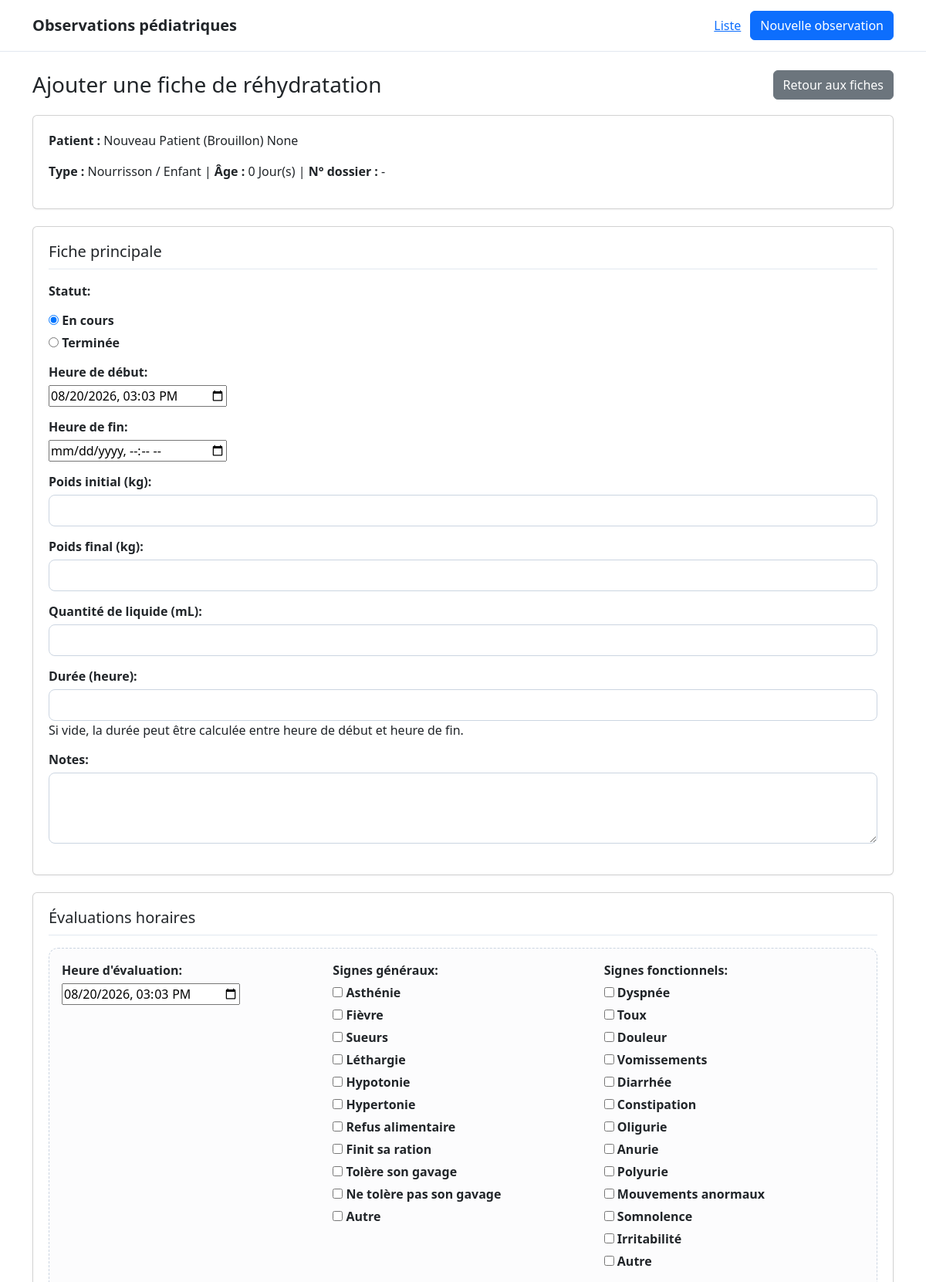
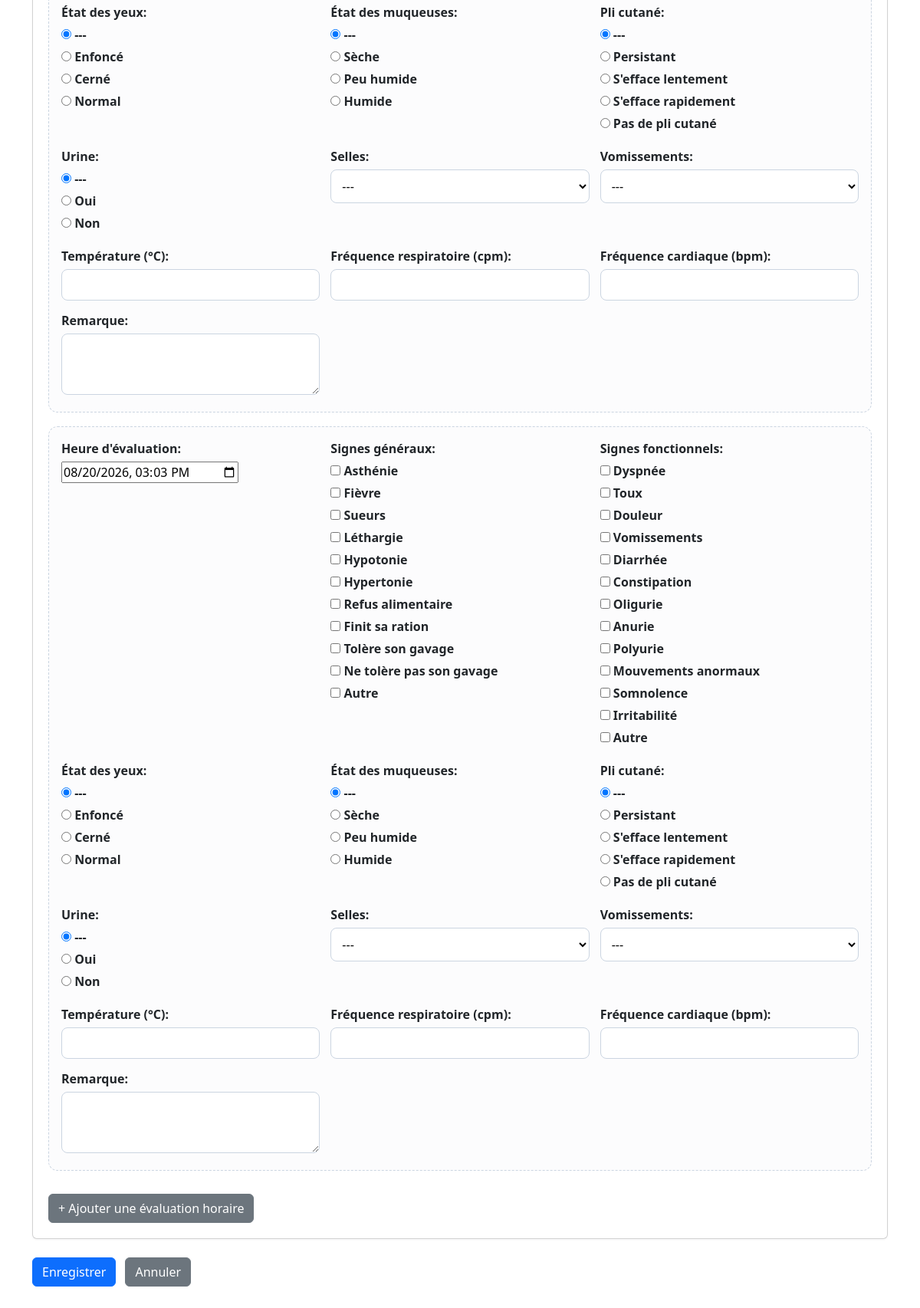
/observations/6/rehydratation/ajouter/, run on the app's committed database (2 pictures, top to bottom).
### patient/models.py (models this page shows, shortened)
class ObservationMedicale(models.Model):
    type_observation = models.CharField(
        max_length=10,
        choices=C.TYPE_OBSERVATION_CHOICES,
        verbose_name="Type d'observation",
    )
    nom = models.CharField(
        max_length=255,
        verbose_name="Nom",
    )
    prenoms = models.CharField(
        max_length=255, blank=True, null=True,
        verbose_name="Prénom(s)",
    )
    sexe = models.CharField(
        max_length=1,
        choices=C.SEXE_CHOICES,
        verbose_name="Sexe",
    )
    age_valeur = models.PositiveIntegerField(
        verbose_name="Âge",
    )
    age_unite = models.CharField(
        max_length=10,
        choices=C.AGE_UNITE_CHOICES,
        verbose_name="Unité d'âge",
    )
    date_naissance = models.DateField(
        null=True,
        blank=True,
        verbose_name="Date de naissance",
    )
    adresse = models.TextField(
        null=True,
        blank=True,
        verbose_name="Adresse",
    )
    telephone = models.CharField(
        max_length=50,
        null=True,
        blank=True,
        verbose_name="Contact",
    )
    lit = models.CharField(
        max_length=30,
        null=True,
        blank=True,
        verbose_name="Lit n°",
    )
    date_admission = models.DateField(
        null=True,
        blank=True,
        verbose_name="Date d'entrée / admission",
    )
    motif_admission = models.TextField(
        null=True,
        blank=True,
        verbose_name="Motif d'entrée / admission",
    )
    diagnostic_retenu = models.TextField(
        null=True,
        blank=True,
        verbose_name="Diagnostic retenu",
    )
    created_at = models.DateTimeField(auto_now_add=True)
    updated_at = models.DateTimeField(auto_now=True)
    class Meta:
        verbose_name = "Observation médicale"
        verbose_name_plural = "Observations médicales"
        ordering = ["-created_at"]
    @property
    def age_display(self):
        return f"{self.age_valeur} {self.get_age_unite_display()}"

### patient/views.py (the view)
@require_http_methods(["GET", "POST"])
def fiche_rehydratation_create(request, observation_pk):
    observation = get_object_or_404(ObservationMedicale, pk=observation_pk)
    if request.method == "POST":
        form = FicheRehydratationForm(request.POST)
        if form.is_valid():
            fiche = form.save(commit=False)
            fiche.observation = observation
            formset = EvaluationHoraireRehydratationFormSet(
                request.POST,
                instance=fiche,
                prefix="evaluations",
            )
            if formset.is_valid():
                fiche.save()
                formset.save()
                messages.success(
                    request,
                    "La fiche de réhydratation a été enregistrée.",
                )
                return redirect(
                    reverse(
                        "patient:fiche_rehydratation_list",
                        kwargs={"observation_pk": observation.pk},
                    )
                )
            messages.error(
                request,
                "Le formulaire principal est valide, mais les évaluations horaires contiennent des erreurs.",
            )
        else:
            formset = EvaluationHoraireRehydratationFormSet(
                request.POST,
                instance=FicheRehydratation(observation=observation),
                prefix="evaluations",
            )
            messages.error(
                request,
                "Le formulaire de réhydratation contient des erreurs.",
            )
    else:
        form = FicheRehydratationForm()
        formset = EvaluationHoraireRehydratationFormSet(
            instance=FicheRehydratation(observation=observation),
            prefix="evaluations",
        )
    context = {
        "observation": observation,
        "form": form,
        "formset": formset,
        "title": "Ajouter une fiche de réhydratation",
    }
    return render(request, "patient/fiche_rehydratation_form.html", context)

### patient/templates/patient/fiche_rehydratation_form.html (shortened to what this page needs)
{% extends "patient/base.html" %}
{% block content %}
    <div class="page-header">
        <h1>{{ title }}</h1>
        <a href="{% url 'patient:fiche_rehydratation_list' observation.pk %}" class="btn btn-secondary">
            Retour aux fiches
        </a>
    </div>
    <div class="card">
        <p>
            <strong>Patient :</strong>
            {{ observation.nom }} {{ observation.prenoms }}
        </p>
        <p>
            <strong>Type :</strong>
            {{ observation.get_type_observation_display }}
            |
            <strong>Âge :</strong>
            {{ observation.age_display }}
            |
            <strong>N° dossier :</strong>
            {{ observation.numero_dossier|default:"-" }}
        </p>
    </div>
    <form method="post" novalidate id="rehydratation-form">
        <div class="card">
            <h2>Fiche principale</h2>
            <div class="form-grid">
                {{ form.as_p }}
            </div>
        </div>
        <div class="card">
            <h2>Évaluations horaires</h2>
            <div id="evaluations-container">
                {% for eval_form in formset %}
                    <div class="formset-item">
                        <div class="eval-grid">
                            {% for field in eval_form.visible_fields %}
                                {% if field.name != "DELETE" %}
                                    <div class="eval-field">
                                        {{ field.label_tag }}
                                        {{ field }}
                                    </div>
                                {% endif %}
                            {% endfor %}
                        </div>
                    </div>
                {% endfor %}
            </div>
            <div class="formset-actions">
                <button type="button" class="btn btn-secondary" id="add-evaluation">
                    + Ajouter une évaluation horaire
                </button>
            </div>
        </div>
        <div class="actions">
            <button type="submit" class="btn btn-primary">
                Enregistrer
            </button>
            <a href="{% url 'patient:fiche_rehydratation_list' observation.pk %}" class="btn btn-secondary">
                Annuler
            </a>
        </div>
    </form>
{% endblock %}

### patient/templates/patient/base.html (style rules this page uses)
:root { --primary: #2563eb; --primary-dark: #1d4ed8; --secondary: #64748b; --danger: #dc2626; --success: #16a34a; --warning: #d97706; --info: #0891b2; --bg: #f8fafc; --card: #ffffff; --border: #e2e8f0; --text: #0f172a; --muted: #64748b; }
* { box-sizing: border-box; }
body { margin: 0; font-family: Arial, Helvetica, sans-serif; background: var(--bg); color: var(--text); line-height: 1.45; }
.btn { display: inline-block; padding: 9px 14px; border-radius: 8px; border: 1px solid transparent; text-decoration: none; font-size: 14px; cursor: pointer; }
.btn-primary { background: var(--primary); color: #fff; }
.btn-secondary { background: #fff; color: var(--text); border-color: var(--border); }
.page-header { display: flex; justify-content: space-between; align-items: center; gap: 16px; margin-bottom: 20px; flex-wrap: wrap; }
.page-header h1 { margin: 0; font-size: 28px; }
.card { background: var(--card); border: 1px solid var(--border); border-radius: 14px; padding: 20px; margin-bottom: 22px; box-shadow: 0 1px 3px rgba(15, 23, 42, 0.05); }
.card h2 { margin: 0 0 16px; font-size: 20px; padding-bottom: 10px; border-bottom: 1px solid var(--border); }
.form-grid p { margin: 0 0 14px; }
.form-grid label { display: block; font-weight: 600; margin-bottom: 5px; }
input[type="text"], input[type="number"], input[type="date"], input[type="email"], input[type="tel"], select, textarea { width: 100%; padding: 9px 10px; border: 1px solid #cbd5e1; border-radius: 8px; font-size: 14px; background: #fff; }
textarea { min-height: 80px; resize: vertical; }
.formset-item { border: 1px dashed #cbd5e1; border-radius: 12px; padding: 16px; margin-bottom: 16px; background: #fcfcfd; }
.formset-actions { margin-top: 12px; }
.actions { display: flex; gap: 12px; flex-wrap: wrap; margin-top: 24px; }

### patient/templates/patient/fiche_rehydratation_form.html (style rules this page uses)
.formset-item { border: 1px dashed #cbd5e1; border-radius: 12px; padding: 16px; margin-bottom: 18px; background: #fcfcfd; }
.eval-grid { display: grid; grid-template-columns: repeat(auto-fill, minmax(260px, 1fr)); gap: 14px; }
.eval-field label { display: block; font-weight: 600; margin-bottom: 5px; }

### data on the page
ObservationMedicale: nom "Nouveau Patient (Brouillon)", prenoms "None", type_observation "Nourrisson / Enfant", age_display "0 Jour(s)"

### other printed values
{{ title }} "Ajouter une fiche de réhydratation"
{{ observation.numero_dossier|default:"-" }} "-"
{{ field.label_tag }} "Heure d'évaluation:" "Signes généraux:" "Signes fonctionnels:" "État des yeux:" "État des muqueuses:" "Pli cutané:" "Urine:" "Selles:" "Vomissements:" "Température (°C):" "Fréquence respiratoire (cpm):" "Fréquence cardiaque (bpm):" "Remarque:" "Heure d'évaluation:" "Signes généraux:" "Signes fonctionnels:" "État des yeux:" "État des muqueuses:" "Pli cutané:" "Urine:" "Selles:" "Vomissements:" "Température (°C):" "Fréquence respiratoire (cpm):" "Fréquence cardiaque (bpm):" "Remarque:"
